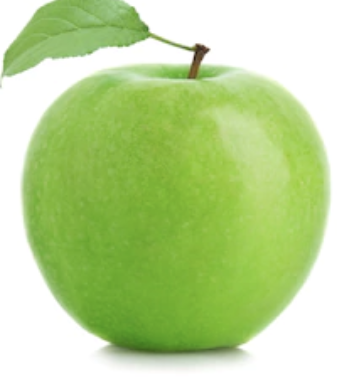
#> input picture example.png, 364 x 388 px
$ python -i preprocessor.py   (imports and definitions only)
#> lines starting #> are read from the running program, lines starting #| are printed output that depends on the picture; after the words box and inside, x2 and y2 are one past the last pixel; in counts of white or black regions, pixels touching at a corner belong together
import numpy as np
import cv2 as cv

def remove_black(img):
  # Masking to remove black background
  lower_black = np.array([0, 0, 0], dtype="uint8")
  upper_black = np.array([10, 10, 10], dtype="uint8")

  black_mask = cv.inRange(img, lower_black, upper_black)

  img[black_mask > 0] = [255, 255, 255]

  return img

def remove_noise(img):
  median_filtered = cv.medianBlur(img, 5)

  return median_filtered

def denoise(img):
  img = cv.cvtColor(img, cv.COLOR_BGR2RGB)
  img = remove_black(img)
  img = remove_noise(img)
  return img

def extract_roi(img):
  # OTSU thresholding
  img_sat = cv.cvtColor(img, cv.COLOR_RGB2HSV)[:, :, 1]
  ret, thresh = cv.threshold(img_sat, 0, 255, cv.THRESH_OTSU)
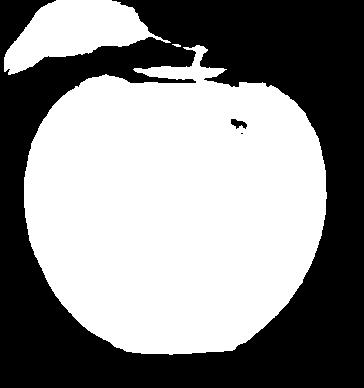
#> thresh: shape (388, 364); 54.5% white; 3 black regions (1 under 20 px), largest, box (x1, y1, x2, y2) and area: (0, 0, 364, 388) 64198, (231, 119, 247, 129) 94
#> ret = 76

  # Noise removal
  kernel = np.ones((3,3),np.uint8)
  opened = cv.morphologyEx(thresh, cv.MORPH_OPEN, kernel, iterations = 2)
#> opened: shape (388, 364); 54.3% white; 3 black regions (1 under 20 px), largest, box (x1, y1, x2, y2) and area: (0, 0, 364, 388) 64389, (231, 119, 247, 129) 103

  # ROI
  eroded = cv.erode(opened, kernel, iterations = 3)
#> eroded: shape (388, 364); 50.4% white; 2 black regions, box (x1, y1, x2, y2) and area: (0, 0, 364, 388) 69744, (228, 116, 250, 137) 343
  ret, sure_fg = cv.threshold(eroded, 0.5 * eroded.max(), 255, 0)
#> ret = 127

  # RONI
  sure_bg = cv.dilate(opened, kernel, iterations = 3)
#> sure_bg: shape (388, 364); 58.2% white; 2 black regions (1 under 20 px), largest, box (x1, y1, x2, y2) and area: (0, 0, 364, 388) 59049

  # Finding unknown region
  sure_fg = np.uint8(sure_fg)
  unknown = cv.subtract(sure_bg, sure_fg)
#> unknown: shape (388, 364); 7.8% white; 3 white regions, box (x1, y1, x2, y2) and area: (21, 43, 330, 357) 8405, (1, 0, 153, 77) 2290, (228, 116, 250, 137) 342

  # Markers
  ret, markers = cv.connectedComponents(sure_fg)
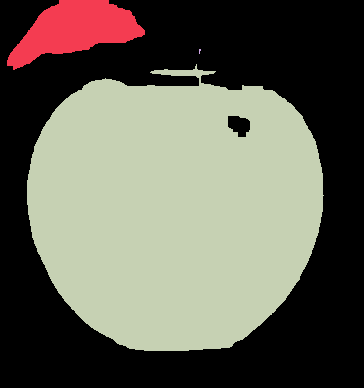
#> markers: shape (388, 364) int32; 4 distinct labels, from 0 to 3; one colour per label, 0 black
#> ret = 4
  markers = markers + 1
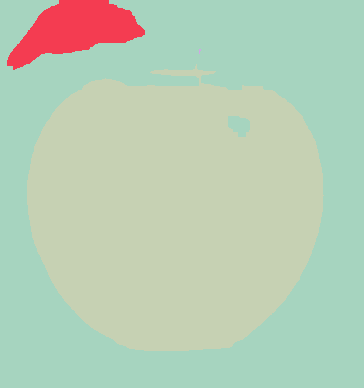
#> markers: shape (388, 364) int32; 4 distinct labels, from 1 to 4; one colour per label, 0 black
  markers[unknown == 255] = 0
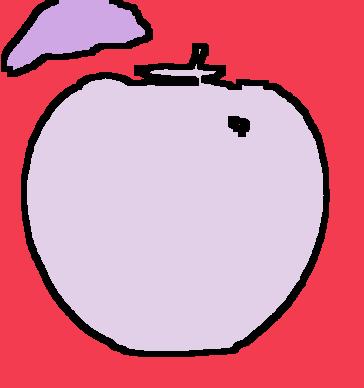
#> markers: shape (388, 364) int32; 5 distinct labels, from 0 to 4; one colour per label, 0 black

  markers = cv.watershed(img, markers)
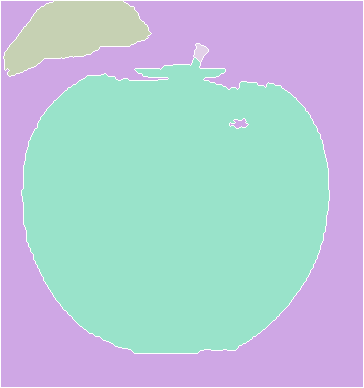
#> markers: shape (388, 364) int32; 5 distinct labels, from -1 to 4; one colour per label, 0 black, -1 white
  img_ws = img.copy()
  img_ws[markers == 1] = [0, 0, 0]
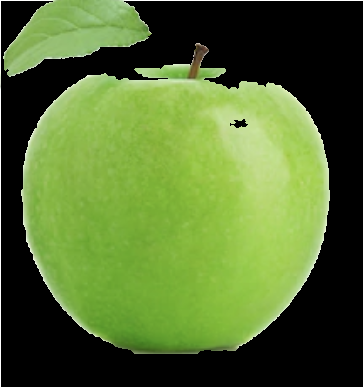
#> img_ws: shape (388, 364, 3); mean R, G, B 84, 108.6, 49.2

  y, x = np.where(markers > 1)
  xy_min = (np.min(x), np.min(y))
#> xy_min = (4, 1)
  xy_max = (np.max(x), np.max(y))
#> xy_max = (328, 352)
  bbox = [xy_min, xy_max]
#> bbox = [(4, 1), (328, 352)]

  img_ws_bbox = img_ws.copy()
  cv.rectangle(img_ws_bbox, bbox[0], bbox[1], (0, 255, 0), 2)
#> img_ws_bbox: shape (388, 364, 3); 2.86% of pixels changed, all inside (x1, y1, x2, y2) = (3, 0, 330, 354)

  img_roi = img[bbox[0][1]:bbox[1][1], bbox[0][0]:bbox[1][0], :]
  img_roi = cv.resize(img_roi, (256, 256), interpolation=cv.INTER_AREA)
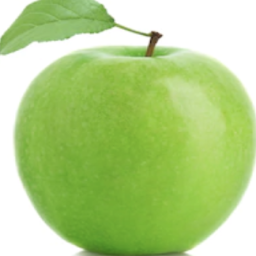
#> img_roi: shape (256, 256, 3); mean R, G, B 177.2, 208.2, 133.4

  return img_roi

>>> import cv2
>>> picture = cv2.cvtColor(cv2.imread('example.png'), cv2.COLOR_BGR2RGB)
>>> result = extract_roi(picture)
